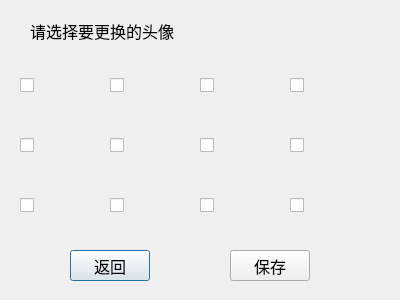
<?xml version="1.0" encoding="UTF-8"?>
<ui version="4.0">
 <class>changeicon</class>
 <widget class="QDialog" name="changeicon">
  <property name="geometry">
   <rect>
    <x>0</x>
    <y>0</y>
    <width>400</width>
    <height>300</height>
   </rect>
  </property>
  <property name="font">
   <font>
    <pointsize>12</pointsize>
   </font>
  </property>
  <property name="windowTitle">
   <string>Dialog</string>
  </property>
  <widget class="QLabel" name="label">
   <property name="geometry">
    <rect>
     <x>30</x>
     <y>10</y>
     <width>201</width>
     <height>41</height>
    </rect>
   </property>
   <property name="font">
    <font>
     <pointsize>12</pointsize>
    </font>
   </property>
   <property name="text">
    <string>请选择要更换的头像</string>
   </property>
  </widget>
  <widget class="QCheckBox" name="checkBox_1">
   <property name="geometry">
    <rect>
     <x>20</x>
     <y>60</y>
     <width>71</width>
     <height>51</height>
    </rect>
   </property>
   <property name="text">
    <string/>
   </property>
   <property name="icon">
    <iconset resource="resources.qrc">
     <normaloff>:/new/prefix1/images/1.jpg</normaloff>:/new/prefix1/images/1.jpg</iconset>
   </property>
   <property name="iconSize">
    <size>
     <width>50</width>
     <height>50</height>
    </size>
   </property>
  </widget>
  <widget class="QCheckBox" name="checkBox_2">
   <property name="geometry">
    <rect>
     <x>110</x>
     <y>60</y>
     <width>71</width>
     <height>51</height>
    </rect>
   </property>
   <property name="text">
    <string/>
   </property>
   <property name="icon">
    <iconset resource="resources.qrc">
     <normaloff>:/new/prefix1/images/2.jpg</normaloff>:/new/prefix1/images/2.jpg</iconset>
   </property>
   <property name="iconSize">
    <size>
     <width>50</width>
     <height>50</height>
    </size>
   </property>
  </widget>
  <widget class="QCheckBox" name="checkBox_4">
   <property name="geometry">
    <rect>
     <x>290</x>
     <y>60</y>
     <width>71</width>
     <height>51</height>
    </rect>
   </property>
   <property name="text">
    <string/>
   </property>
   <property name="icon">
    <iconset resource="resources.qrc">
     <normaloff>:/new/prefix1/images/4.jpg</normaloff>:/new/prefix1/images/4.jpg</iconset>
   </property>
   <property name="iconSize">
    <size>
     <width>50</width>
     <height>50</height>
    </size>
   </property>
  </widget>
  <widget class="QCheckBox" name="checkBox_5">
   <property name="geometry">
    <rect>
     <x>20</x>
     <y>120</y>
     <width>71</width>
     <height>51</height>
    </rect>
   </property>
   <property name="text">
    <string/>
   </property>
   <property name="icon">
    <iconset resource="resources.qrc">
     <normaloff>:/new/prefix1/images/5.jpg</normaloff>:/new/prefix1/images/5.jpg</iconset>
   </property>
   <property name="iconSize">
    <size>
     <width>50</width>
     <height>50</height>
    </size>
   </property>
  </widget>
  <widget class="QCheckBox" name="checkBox_6">
   <property name="geometry">
    <rect>
     <x>110</x>
     <y>120</y>
     <width>72</width>
     <height>51</height>
    </rect>
   </property>
   <property name="text">
    <string/>
   </property>
   <property name="icon">
    <iconset resource="resources.qrc">
     <normaloff>:/new/prefix1/images/6.jpg</normaloff>:/new/prefix1/images/6.jpg</iconset>
   </property>
   <property name="iconSize">
    <size>
     <width>50</width>
     <height>50</height>
    </size>
   </property>
  </widget>
  <widget class="QCheckBox" name="checkBox_7">
   <property name="geometry">
    <rect>
     <x>200</x>
     <y>120</y>
     <width>71</width>
     <height>51</height>
    </rect>
   </property>
   <property name="text">
    <string/>
   </property>
   <property name="icon">
    <iconset resource="resources.qrc">
     <normaloff>:/new/prefix1/images/7.jpg</normaloff>:/new/prefix1/images/7.jpg</iconset>
   </property>
   <property name="iconSize">
    <size>
     <width>50</width>
     <height>50</height>
    </size>
   </property>
  </widget>
  <widget class="QCheckBox" name="checkBox_8">
   <property name="geometry">
    <rect>
     <x>290</x>
     <y>120</y>
     <width>71</width>
     <height>51</height>
    </rect>
   </property>
   <property name="text">
    <string/>
   </property>
   <property name="icon">
    <iconset resource="resources.qrc">
     <normaloff>:/new/prefix1/images/8.jpg</normaloff>:/new/prefix1/images/8.jpg</iconset>
   </property>
   <property name="iconSize">
    <size>
     <width>50</width>
     <height>50</height>
    </size>
   </property>
  </widget>
  <widget class="QCheckBox" name="checkBox_9">
   <property name="geometry">
    <rect>
     <x>20</x>
     <y>180</y>
     <width>71</width>
     <height>51</height>
    </rect>
   </property>
   <property name="text">
    <string/>
   </property>
   <property name="icon">
    <iconset resource="resources.qrc">
     <normaloff>:/new/prefix1/images/9.jpg</normaloff>:/new/prefix1/images/9.jpg</iconset>
   </property>
   <property name="iconSize">
    <size>
     <width>50</width>
     <height>50</height>
    </size>
   </property>
  </widget>
  <widget class="QCheckBox" name="checkBox_10">
   <property name="geometry">
    <rect>
     <x>110</x>
     <y>180</y>
     <width>71</width>
     <height>51</height>
    </rect>
   </property>
   <property name="text">
    <string/>
   </property>
   <property name="icon">
    <iconset resource="resources.qrc">
     <normaloff>:/new/prefix1/images/10.jpg</normaloff>:/new/prefix1/images/10.jpg</iconset>
   </property>
   <property name="iconSize">
    <size>
     <width>50</width>
     <height>50</height>
    </size>
   </property>
  </widget>
  <widget class="QCheckBox" name="checkBox_11">
   <property name="geometry">
    <rect>
     <x>200</x>
     <y>180</y>
     <width>71</width>
     <height>51</height>
    </rect>
   </property>
   <property name="text">
    <string/>
   </property>
   <property name="icon">
    <iconset resource="resources.qrc">
     <normaloff>:/new/prefix1/images/11.jpg</normaloff>:/new/prefix1/images/11.jpg</iconset>
   </property>
   <property name="iconSize">
    <size>
     <width>50</width>
     <height>50</height>
    </size>
   </property>
  </widget>
  <widget class="QCheckBox" name="checkBox_12">
   <property name="geometry">
    <rect>
     <x>290</x>
     <y>180</y>
     <width>71</width>
     <height>51</height>
    </rect>
   </property>
   <property name="text">
    <string/>
   </property>
   <property name="icon">
    <iconset resource="resources.qrc">
     <normaloff>:/new/prefix1/images/12.jpg</normaloff>:/new/prefix1/images/12.jpg</iconset>
   </property>
   <property name="iconSize">
    <size>
     <width>50</width>
     <height>50</height>
    </size>
   </property>
  </widget>
  <widget class="QPushButton" name="pushButton">
   <property name="geometry">
    <rect>
     <x>70</x>
     <y>250</y>
     <width>80</width>
     <height>31</height>
    </rect>
   </property>
   <property name="text">
    <string>返回</string>
   </property>
  </widget>
  <widget class="QPushButton" name="pushButton_2">
   <property name="geometry">
    <rect>
     <x>230</x>
     <y>250</y>
     <width>80</width>
     <height>31</height>
    </rect>
   </property>
   <property name="text">
    <string>保存</string>
   </property>
  </widget>
  <widget class="QCheckBox" name="checkBox_3">
   <property name="geometry">
    <rect>
     <x>200</x>
     <y>60</y>
     <width>71</width>
     <height>51</height>
    </rect>
   </property>
   <property name="text">
    <string/>
   </property>
   <property name="icon">
    <iconset resource="resources.qrc">
     <normaloff>:/new/prefix1/images/3.jpg</normaloff>:/new/prefix1/images/3.jpg</iconset>
   </property>
   <property name="iconSize">
    <size>
     <width>50</width>
     <height>50</height>
    </size>
   </property>
  </widget>
 </widget>
 <resources>
  <include location="resources.qrc"/>
 </resources>
 <connections/>
</ui>
